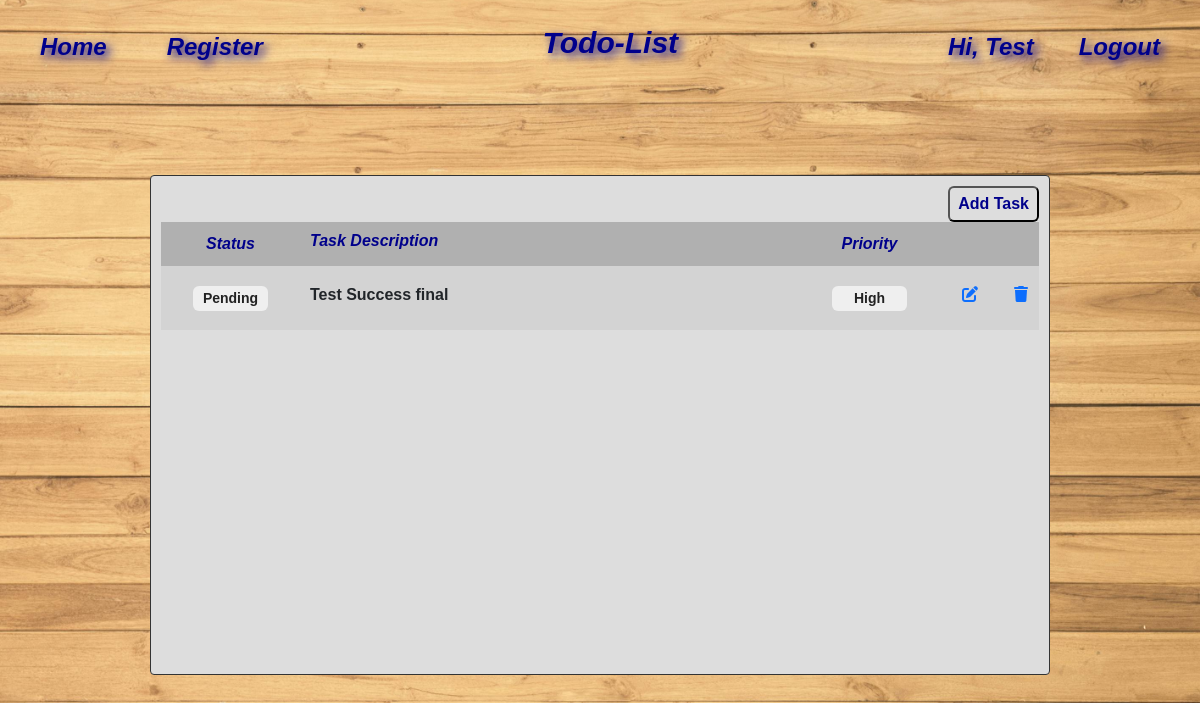
The page /apps/todo (signed in) on the database as committed earlier.
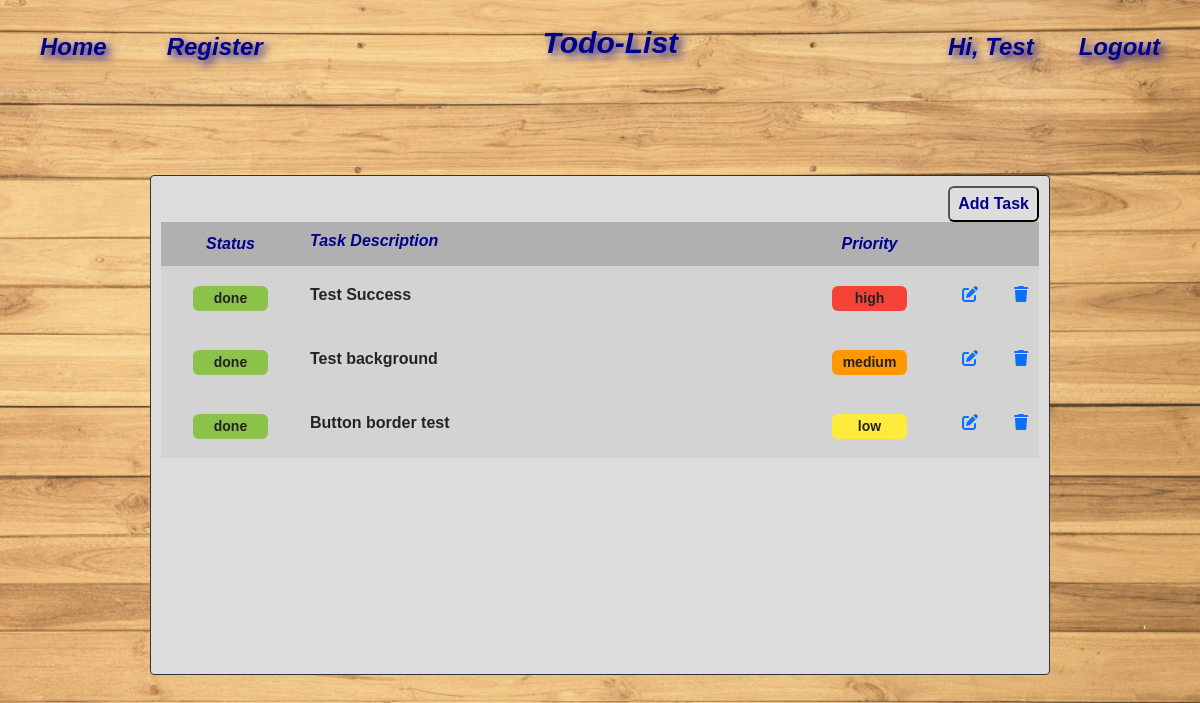
The same page on the database as committed later.
### todo/models.py (models this page shows, shortened)
class TodoList(models.Model):
    user = models.ForeignKey(User, on_delete=models.CASCADE)
    status = models.CharField(max_length=50, default="pending")
    description = models.CharField(max_length=500)
    priority = models.CharField(max_length=50, default="low")
    created_at = models.DateTimeField(auto_now_add=True)

### todo/views.py (the view)
# urls.py: path('apps/', include('todo.urls')),
def todo(request):
    tasks = TodoList.objects.filter(user = request.user)
    return render(request, 'todo.html', {'tasks': tasks})

### templates/todo.html (shortened to what this page needs)
{% extends 'background.html' %}
{% load static %}
{% block page_title %}Todo-List{% endblock %}
{% block content %}
<div class="todo-layout">
    <div style="justify-content: right; text-align:right">
        <button type="button" class="add-button" data-bs-toggle="modal" data-bs-target="#addTaskModal">Add Task</button>
    </div>
    <table id="task-table" class="todo-grid">
        <thead>
            <tr>
                <th>Status</th>
                <th>Task Description</th>
                <th>Priority</th>
                <th></th>
            </tr>
        </thead>
        <tbody>
            {% for task in tasks %}
            <tr id="row-{{ task.id }}" style="background-color: #d3d3d3;">
                <td>
                    <button class="status-button {{ task.status }}-status">{{ task.status }}</button>
                </td>
                <td>
                    <p>{{ task.description }}</p>
                </td>
                <td>
                    <button class="status-button {{ task.priority }}-priority">{{ task.priority }}</button>
                </td>
                <td style="display:flex; align-items:center;">
                    <a href="#" class="btn btn-link" style="margin-right:10px;text-align:center;"
                        data-task-id="{{ task.id }}" id="edit-btn">
                        <i class="fas fa-edit" data-bs-toggle="modal" data-bs-target="#editTaskModal"></i>
                    </a>
                    <a href="#" class="btn btn-link ml-2" id="delete-btn" style="margin-right:10px;text-align:center;"
                        data-task-id="{{ task.id }}">
                        <i class="fas fa-trash" data-bs-toggle="modal" data-bs-target="#deleteTaskModal"></i>
                    </a>
                </td>
            </tr>
            {% endfor %}
        </tbody>
    </table>
</div>
{% endblock %}

### templates/background.html (shortened to what this page needs)
{% load static %}
<!DOCTYPE html>
<html lang="en">
<head>
    <link rel="stylesheet" href="{% static 'bootstrap.css' %}">
    <link rel="stylesheet" href="{% static 'css/all.min.css' %}">
    <link rel="stylesheet" href="{% static 'style.css' %}">
</head>
<body>
    <div class="navbar">
        <a href="/">Home</a>
        <a href="{% url 'register' %}">Register</a>
        <div class="nav-header">
            <h1>{% block page_title %}Applications{% endblock %}</h1>
        </div>
        <div style="margin-left:auto; display:flex; align-items:center;">
            {% if user.is_authenticated %}
            <span class="user_greet" style="margin-right:15px;">Hi, {{ user.first_name }}</span>
            <a href="{% url 'logout' %}">Logout</a>
            {% else %}
            <a href="{% url 'login' %}">Login</a>
            {% endif %}
        </div>
    </div>
    {% block content %}
    {% endblock %}
</body>
</html>

### static/style.css (style rules this page uses)
* { margin: 0; padding: 0; box-sizing: border-box; }
body { display: flex; justify-content: center; align-items: center; height: 100vh; margin: 0; background-color: #f0f0f0; font-family: Arial, sans-serif; padding: 30px; }
h1 { padding: 15px; text-align: center; font-size: 30px; font-family: Arial, Helvetica, sans-serif; font-weight: bolder; font-style: italic; color: darkblue; text-shadow: 4px 4px 10px darkblue; }
.navbar { display: flex; justify-content: space-between; background-color: rgba(0, 0, 0, 0); padding: 10px; align-items: center; position: fixed; top: 0; width: 100%; }
.navbar a { margin: 0 20px; text-decoration: none; font-size: 24px; font-family: Arial, Helvetica, sans-serif; font-weight: bolder; font-style: italic; color: darkblue; text-shadow: 4px 4px 10px darkblue; border-radius: 6px; box-sizing: border-box; text-align: center; transition: background-color 0.3s, border-color 0.3s; padding: 5px 10px; }
.nav-header { text-align: center; flex-grow: 1; }
.user_greet { margin: 0 20px; text-decoration: none; font-size: 24px; font-family: Arial, Helvetica, sans-serif; font-weight: bolder; font-style: italic; color: darkblue; text-shadow: 4px 4px 10px darkblue; }
.todo-layout { width: 900px; height: 500px; overflow: auto; background-color: #ddd; border-radius: 4px; border: 1px solid #333; padding: 10px; margin-top: 50px; }
.todo-grid { width: 100%; border-collapse: collapse; }
th { padding: 10px; text-align: center; }
td { padding: 10px; text-align: left; }
thead { background-color: #b0b0b0; }
th { font-family: Arial, Helvetica, sans-serif; font-weight: bolder; font-style: italic; color: darkblue; }
.todo-grid th:nth-child(1), .todo-grid td:nth-child(1) { justify-content: center; text-align: center; vertical-align: middle; width: 150px; }
.todo-grid th:nth-child(2), .todo-grid td:nth-child(2) { display: flex; width: 500px; font-weight: bolder; align-items: center; vertical-align: middle; line-height: normal; }
.todo-grid th:nth-child(3), .todo-grid td:nth-child(3) { justify-content: center; text-align: center; vertical-align: middle; width: 150px; }
.todo-grid th:nth-child(4), .todo-grid td:nth-child(4) { width: 100px; vertical-align: middle; }
.add-button { transition-duration: 0.4s; font-family: Arial, Helvetica, sans-serif; font-weight: bolder; font-size: 16px; color: darkblue; padding: 4px 8px; border-radius: 6px; background-color: #ddd; }
.status-button { font-family: Arial, Helvetica, sans-serif; font-weight: bolder; font-size: 14px; width: 75px; height: 25px; color: #222; align-items: center; justify-content: center; text-align: center; padding: 4px 8px; border-radius: 6px; line-height: normal; border: none; }
.status-button.done-status { background-color: #8bc34a; }
.status-button.low-priority { background-color: #ffeb3b; }
.status-button.medium-priority { background-color: #ff9800; }
.status-button.high-priority { background-color: #f44336; }

Rows that differ between the two databases and show on the page:
removed TodoList: status "Pending", description "Test Success final", priority "High"
added TodoList: status "done", description "Test Success", priority "high"
added TodoList: status "done", description "Test background", priority "medium"
added TodoList: status "done", description "Button border test", priority "low"
